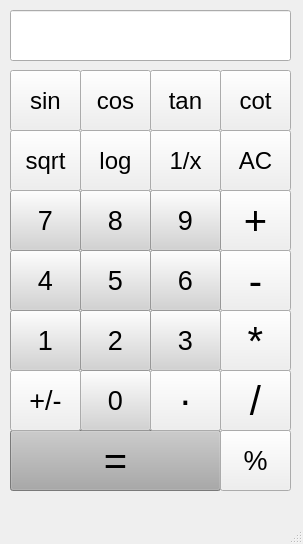
<?xml version="1.0" encoding="UTF-8"?>
<ui version="4.0">
 <class>MainWindow</class>
 <widget class="QMainWindow" name="MainWindow">
  <property name="geometry">
   <rect>
    <x>0</x>
    <y>0</y>
    <width>303</width>
    <height>544</height>
   </rect>
  </property>
  <property name="windowTitle">
   <string>MainWindow</string>
  </property>
  <widget class="QWidget" name="centralwidget">
   <widget class="QLineEdit" name="txt_box">
    <property name="geometry">
     <rect>
      <x>10</x>
      <y>10</y>
      <width>281</width>
      <height>51</height>
     </rect>
    </property>
   </widget>
   <widget class="QPushButton" name="btn_sum">
    <property name="geometry">
     <rect>
      <x>220</x>
      <y>190</y>
      <width>71</width>
      <height>61</height>
     </rect>
    </property>
    <property name="font">
     <font>
      <pointsize>30</pointsize>
     </font>
    </property>
    <property name="text">
     <string>+</string>
    </property>
   </widget>
   <widget class="QPushButton" name="btn_sub">
    <property name="geometry">
     <rect>
      <x>220</x>
      <y>250</y>
      <width>71</width>
      <height>61</height>
     </rect>
    </property>
    <property name="font">
     <font>
      <pointsize>30</pointsize>
     </font>
    </property>
    <property name="text">
     <string>-</string>
    </property>
   </widget>
   <widget class="QPushButton" name="btn_equal">
    <property name="geometry">
     <rect>
      <x>10</x>
      <y>430</y>
      <width>211</width>
      <height>61</height>
     </rect>
    </property>
    <property name="font">
     <font>
      <pointsize>30</pointsize>
     </font>
    </property>
    <property name="styleSheet">
     <string notr="true">background-color:darkgray</string>
    </property>
    <property name="text">
     <string>=</string>
    </property>
   </widget>
   <widget class="QPushButton" name="btn_seven">
    <property name="enabled">
     <bool>true</bool>
    </property>
    <property name="geometry">
     <rect>
      <x>10</x>
      <y>190</y>
      <width>71</width>
      <height>61</height>
     </rect>
    </property>
    <property name="font">
     <font>
      <pointsize>20</pointsize>
     </font>
    </property>
    <property name="styleSheet">
     <string notr="true">background-color:lightgray</string>
    </property>
    <property name="text">
     <string>7</string>
    </property>
   </widget>
   <widget class="QPushButton" name="btn_eight">
    <property name="enabled">
     <bool>true</bool>
    </property>
    <property name="geometry">
     <rect>
      <x>80</x>
      <y>190</y>
      <width>71</width>
      <height>61</height>
     </rect>
    </property>
    <property name="font">
     <font>
      <pointsize>20</pointsize>
     </font>
    </property>
    <property name="styleSheet">
     <string notr="true">background-color:lightgray</string>
    </property>
    <property name="text">
     <string>8</string>
    </property>
   </widget>
   <widget class="QPushButton" name="btn_nine">
    <property name="enabled">
     <bool>true</bool>
    </property>
    <property name="geometry">
     <rect>
      <x>150</x>
      <y>190</y>
      <width>71</width>
      <height>61</height>
     </rect>
    </property>
    <property name="font">
     <font>
      <pointsize>20</pointsize>
     </font>
    </property>
    <property name="styleSheet">
     <string notr="true">background-color:lightgray</string>
    </property>
    <property name="text">
     <string>9</string>
    </property>
   </widget>
   <widget class="QPushButton" name="btn_four">
    <property name="enabled">
     <bool>true</bool>
    </property>
    <property name="geometry">
     <rect>
      <x>10</x>
      <y>250</y>
      <width>71</width>
      <height>61</height>
     </rect>
    </property>
    <property name="font">
     <font>
      <pointsize>20</pointsize>
     </font>
    </property>
    <property name="styleSheet">
     <string notr="true">background-color:lightgray</string>
    </property>
    <property name="text">
     <string>4</string>
    </property>
   </widget>
   <widget class="QPushButton" name="btn_six">
    <property name="enabled">
     <bool>true</bool>
    </property>
    <property name="geometry">
     <rect>
      <x>150</x>
      <y>250</y>
      <width>71</width>
      <height>61</height>
     </rect>
    </property>
    <property name="font">
     <font>
      <pointsize>20</pointsize>
     </font>
    </property>
    <property name="styleSheet">
     <string notr="true">background-color:lightgray</string>
    </property>
    <property name="text">
     <string>6</string>
    </property>
   </widget>
   <widget class="QPushButton" name="btn_five">
    <property name="enabled">
     <bool>true</bool>
    </property>
    <property name="geometry">
     <rect>
      <x>80</x>
      <y>250</y>
      <width>71</width>
      <height>61</height>
     </rect>
    </property>
    <property name="font">
     <font>
      <pointsize>20</pointsize>
     </font>
    </property>
    <property name="styleSheet">
     <string notr="true">background-color:lightgray</string>
    </property>
    <property name="text">
     <string>5</string>
    </property>
   </widget>
   <widget class="QPushButton" name="btn_one">
    <property name="enabled">
     <bool>true</bool>
    </property>
    <property name="geometry">
     <rect>
      <x>10</x>
      <y>310</y>
      <width>71</width>
      <height>61</height>
     </rect>
    </property>
    <property name="font">
     <font>
      <pointsize>20</pointsize>
     </font>
    </property>
    <property name="styleSheet">
     <string notr="true">background-color:lightgray</string>
    </property>
    <property name="text">
     <string>1</string>
    </property>
   </widget>
   <widget class="QPushButton" name="btn_three">
    <property name="enabled">
     <bool>true</bool>
    </property>
    <property name="geometry">
     <rect>
      <x>150</x>
      <y>310</y>
      <width>71</width>
      <height>61</height>
     </rect>
    </property>
    <property name="font">
     <font>
      <pointsize>20</pointsize>
     </font>
    </property>
    <property name="styleSheet">
     <string notr="true">background-color:lightgray</string>
    </property>
    <property name="text">
     <string>3</string>
    </property>
   </widget>
   <widget class="QPushButton" name="btn_two">
    <property name="enabled">
     <bool>true</bool>
    </property>
    <property name="geometry">
     <rect>
      <x>80</x>
      <y>310</y>
      <width>71</width>
      <height>61</height>
     </rect>
    </property>
    <property name="font">
     <font>
      <pointsize>20</pointsize>
     </font>
    </property>
    <property name="styleSheet">
     <string notr="true">background-color:lightgray</string>
    </property>
    <property name="text">
     <string>2</string>
    </property>
   </widget>
   <widget class="QPushButton" name="btn_zero">
    <property name="enabled">
     <bool>true</bool>
    </property>
    <property name="geometry">
     <rect>
      <x>80</x>
      <y>370</y>
      <width>71</width>
      <height>61</height>
     </rect>
    </property>
    <property name="font">
     <font>
      <pointsize>20</pointsize>
     </font>
    </property>
    <property name="styleSheet">
     <string notr="true">background-color:lightgray</string>
    </property>
    <property name="text">
     <string>0</string>
    </property>
   </widget>
   <widget class="QPushButton" name="btn_div">
    <property name="enabled">
     <bool>true</bool>
    </property>
    <property name="geometry">
     <rect>
      <x>220</x>
      <y>370</y>
      <width>71</width>
      <height>61</height>
     </rect>
    </property>
    <property name="font">
     <font>
      <pointsize>30</pointsize>
     </font>
    </property>
    <property name="text">
     <string>/</string>
    </property>
   </widget>
   <widget class="QPushButton" name="btn_decimal_point">
    <property name="enabled">
     <bool>true</bool>
    </property>
    <property name="geometry">
     <rect>
      <x>150</x>
      <y>370</y>
      <width>71</width>
      <height>61</height>
     </rect>
    </property>
    <property name="font">
     <font>
      <pointsize>30</pointsize>
     </font>
    </property>
    <property name="styleSheet">
     <string notr="true">padding-bottom:20px</string>
    </property>
    <property name="text">
     <string>.</string>
    </property>
   </widget>
   <widget class="QPushButton" name="btn_mul">
    <property name="enabled">
     <bool>true</bool>
    </property>
    <property name="geometry">
     <rect>
      <x>220</x>
      <y>310</y>
      <width>71</width>
      <height>61</height>
     </rect>
    </property>
    <property name="font">
     <font>
      <pointsize>30</pointsize>
     </font>
    </property>
    <property name="text">
     <string>*</string>
    </property>
   </widget>
   <widget class="QPushButton" name="btn_tan">
    <property name="enabled">
     <bool>true</bool>
    </property>
    <property name="geometry">
     <rect>
      <x>150</x>
      <y>70</y>
      <width>71</width>
      <height>61</height>
     </rect>
    </property>
    <property name="font">
     <font>
      <pointsize>18</pointsize>
     </font>
    </property>
    <property name="text">
     <string>tan</string>
    </property>
   </widget>
   <widget class="QPushButton" name="btn_sqrt">
    <property name="geometry">
     <rect>
      <x>10</x>
      <y>130</y>
      <width>71</width>
      <height>61</height>
     </rect>
    </property>
    <property name="font">
     <font>
      <pointsize>18</pointsize>
     </font>
    </property>
    <property name="text">
     <string>sqrt</string>
    </property>
   </widget>
   <widget class="QPushButton" name="btn_cot">
    <property name="enabled">
     <bool>true</bool>
    </property>
    <property name="geometry">
     <rect>
      <x>220</x>
      <y>70</y>
      <width>71</width>
      <height>61</height>
     </rect>
    </property>
    <property name="font">
     <font>
      <pointsize>18</pointsize>
     </font>
    </property>
    <property name="text">
     <string>cot</string>
    </property>
   </widget>
   <widget class="QPushButton" name="btn_cos">
    <property name="geometry">
     <rect>
      <x>80</x>
      <y>70</y>
      <width>71</width>
      <height>61</height>
     </rect>
    </property>
    <property name="font">
     <font>
      <pointsize>18</pointsize>
     </font>
    </property>
    <property name="text">
     <string>cos</string>
    </property>
   </widget>
   <widget class="QPushButton" name="btn_sin">
    <property name="geometry">
     <rect>
      <x>10</x>
      <y>70</y>
      <width>71</width>
      <height>61</height>
     </rect>
    </property>
    <property name="font">
     <font>
      <pointsize>18</pointsize>
     </font>
    </property>
    <property name="text">
     <string>sin</string>
    </property>
   </widget>
   <widget class="QPushButton" name="btn_change_sign">
    <property name="enabled">
     <bool>true</bool>
    </property>
    <property name="geometry">
     <rect>
      <x>10</x>
      <y>370</y>
      <width>71</width>
      <height>61</height>
     </rect>
    </property>
    <property name="font">
     <font>
      <pointsize>20</pointsize>
     </font>
    </property>
    <property name="text">
     <string>+/-</string>
    </property>
   </widget>
   <widget class="QPushButton" name="btn_AC">
    <property name="enabled">
     <bool>true</bool>
    </property>
    <property name="geometry">
     <rect>
      <x>220</x>
      <y>130</y>
      <width>71</width>
      <height>61</height>
     </rect>
    </property>
    <property name="font">
     <font>
      <pointsize>18</pointsize>
     </font>
    </property>
    <property name="text">
     <string>AC</string>
    </property>
   </widget>
   <widget class="QPushButton" name="btn_log">
    <property name="geometry">
     <rect>
      <x>80</x>
      <y>130</y>
      <width>71</width>
      <height>61</height>
     </rect>
    </property>
    <property name="font">
     <font>
      <pointsize>18</pointsize>
     </font>
    </property>
    <property name="text">
     <string>log</string>
    </property>
   </widget>
   <widget class="QPushButton" name="btn_percent">
    <property name="enabled">
     <bool>true</bool>
    </property>
    <property name="geometry">
     <rect>
      <x>220</x>
      <y>430</y>
      <width>71</width>
      <height>61</height>
     </rect>
    </property>
    <property name="font">
     <font>
      <pointsize>20</pointsize>
     </font>
    </property>
    <property name="text">
     <string>%</string>
    </property>
   </widget>
   <widget class="QPushButton" name="btn_reverse">
    <property name="geometry">
     <rect>
      <x>150</x>
      <y>130</y>
      <width>71</width>
      <height>61</height>
     </rect>
    </property>
    <property name="font">
     <font>
      <pointsize>18</pointsize>
     </font>
    </property>
    <property name="text">
     <string>1/x</string>
    </property>
   </widget>
  </widget>
  <widget class="QStatusBar" name="statusbar"/>
  <widget class="QMenuBar" name="menubar">
   <property name="geometry">
    <rect>
     <x>0</x>
     <y>0</y>
     <width>303</width>
     <height>22</height>
    </rect>
   </property>
  </widget>
 </widget>
 <resources/>
 <connections/>
</ui>
